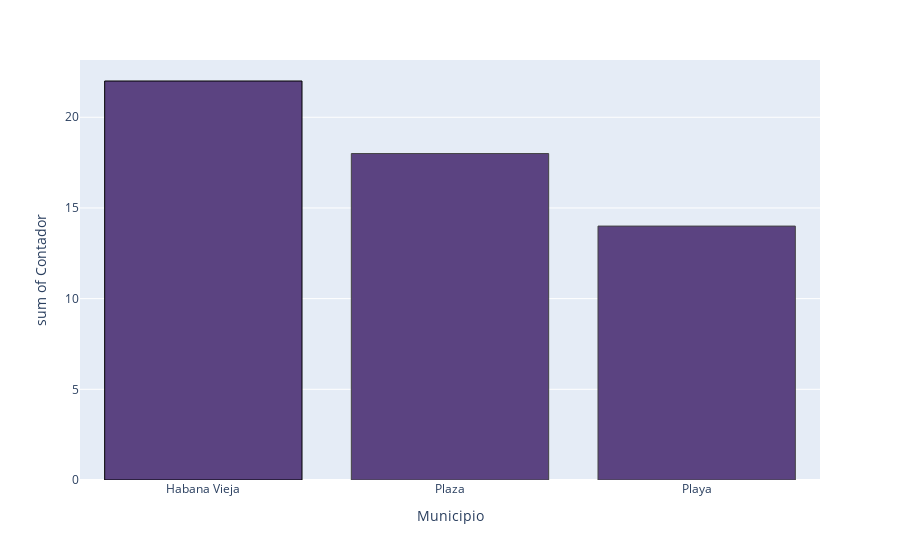

The notebook cell this image was saved under:
### Markdown cell above
Carlos le intereso saber si existiria algun cambio en los numeros si probaba con los restaurantes que ofertaban cerveza en los tres municipios que mas restaurantes tenian de su muestra. Buscaba comparar la popularidad de los cocteles con la cerveza para determinar si existian diferencias significativas en su oferta y disponibilidad en los municipios. No le sorprendio ver el elevado numero de restaurantes que la ofertan en los tres municipios. Esto podria deberse a varios factores como el costo y la disponibilidad de cerveza en comparacion con los ingredientes mas especificos necesarios para la elaboracion de cocteles.

### Code cell
from bibliotheque import conteo_3_gen
c3g = conteo_3_gen(data)
fig = px.histogram(c3g, x = "Municipio", y = "Contador", color_discrete_sequence= ["#5b4381"])
fig.update_traces(marker_line_color =["Black"], marker_line_width = 1)
fig.show()

### Figure 1 — Plotly figure (JSON) as saved in the notebook; plotly's stock layout.template omitted (floating-point values rounded to 4 significant figures)
{"data": [{"alignmentgroup": "True", "bingroup": "x", "histfunc": "sum", "hovertemplate": "Municipio=%{x}<br>sum of Contador=%{y}<extra></extra>", "legendgroup": "", "marker": {"color": "#5b4381", "line": {"color": ["Black"], "width": 1}, "pattern": {"shape": ""}}, "name": "", "offsetgroup": "", "orientation": "v", "showlegend": false, "type": "histogram", "x": ["Habana Vieja", "Plaza", "Playa"], "xaxis": "x", "y": [22, 18, 14], "yaxis": "y"}], "layout": {"barmode": "relative", "legend": {"tracegroupgap": 0}, "margin": {"t": 60}, "xaxis": {"anchor": "y", "domain": [0, 1], "title": {"text": "Municipio"}}, "yaxis": {"anchor": "x", "domain": [0, 1], "title": {"text": "sum of Contador"}}}}
